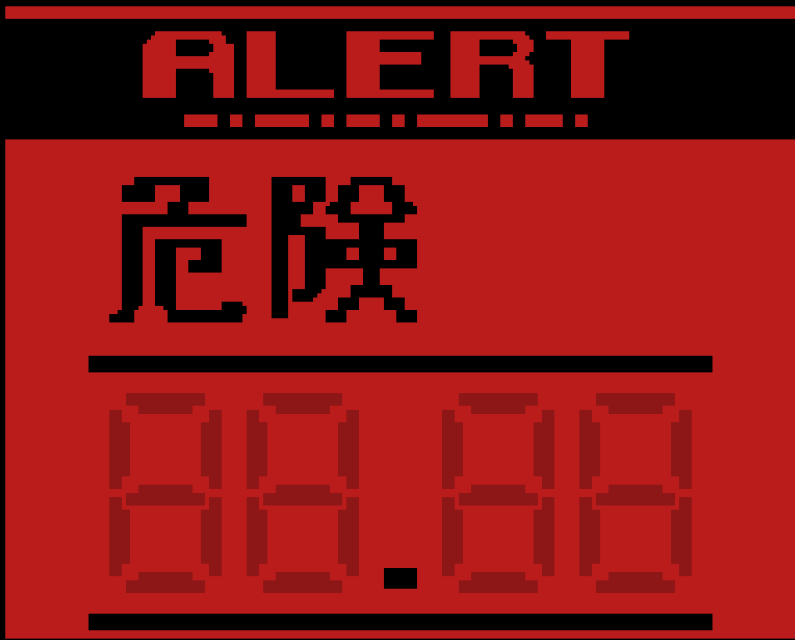
#> input picture alert.png, 795 x 640 px
$ python convert_img.py
#> lines starting #> are read from the running program, lines starting #| are printed output that depends on the picture
from PIL import Image, ImageOps

def convert_to_bw(input_path, output_path):
#> called with input_path = 'alert.png', output_path = 'alert_bw.png'
    try:
        # Open image
        img = Image.open(input_path).convert('RGB')

        # Convert to Grayscale
        gray = ImageOps.grayscale(img)
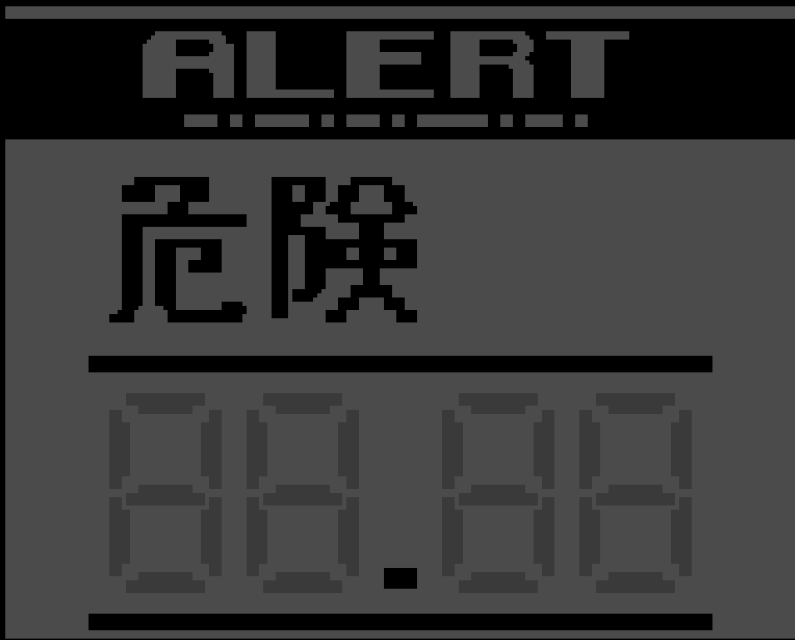
#> gray: PIL image 795x640 L; min 0, max 75, mean 55

        # Apply Threshold to make it strict 1-bit Black and White
        # Threshold at 128
        bw = gray.point(lambda x: 0 if x < 128 else 255, '1')
#> bw: PIL image 795x640 1; every value is 0

        # Save
        bw.save(output_path)
        print(f"Successfully converted {input_path} to {output_path}")
    except Exception as e:
        print(f"Error: {e}")

if __name__ == "__main__":
    convert_to_bw("alert.png", "alert_bw.png")
